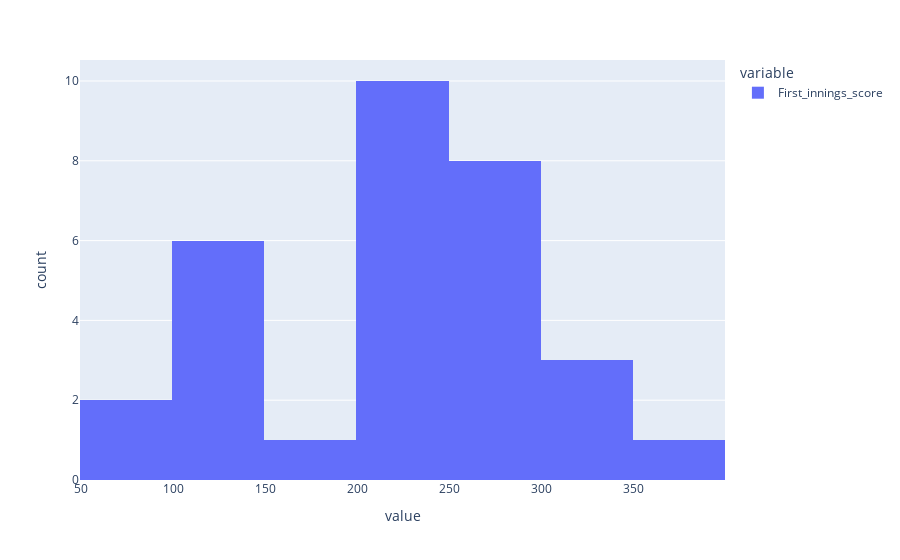

The cell this chart's notebook holds for it:
### Code cell
px.histogram(First)

### Figure 1 — Plotly figure (JSON) as saved in the notebook; plotly's stock layout.template omitted (floating-point values rounded to 4 significant figures)
{"data": [{"alignmentgroup": "True", "bingroup": "x", "hovertemplate": "variable=First_innings_score<br>value=%{x}<br>count=%{y}<extra></extra>", "legendgroup": "First_innings_score", "marker": {"color": "#636efa", "pattern": {"shape": ""}}, "name": "First_innings_score", "offsetgroup": "First_innings_score", "orientation": "v", "showlegend": true, "type": "histogram", "x": [259, 207, 310, 244, 140, 190, 225, 260, 223, 317, 269, 234, 235, 131, 134, 228, 140, 277, 203, 89, 271, 229, 61, 105, 135, 265, 234, 274, 305, 293, 356], "xaxis": "x", "yaxis": "y"}], "layout": {"barmode": "relative", "legend": {"title": {"text": "variable"}, "tracegroupgap": 0}, "margin": {"t": 60}, "xaxis": {"anchor": "y", "domain": [0, 1], "title": {"text": "value"}}, "yaxis": {"anchor": "x", "domain": [0, 1], "title": {"text": "count"}}}}
